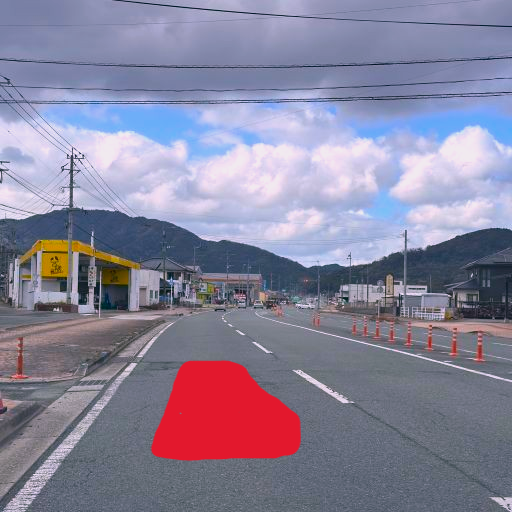
%> input picture change/evaluation/road_i_7.bmp, 512 x 512 px
$ octave road_VAE_test_8.m   (GNU Octave 9; MATLAB toolbox functions it lacks are replaced by stand-ins)
%> lines starting %> are read from the running program, lines starting %| are printed output that depends on the picture
### change/evaluation/Neuralnetwork2_forward_VAE_8.m
% OX (Circle or Cross) Judgement Program (Variational Auto Encoder)
% LSI Design Contest in Okinawa 2024
%
% Neuralnetwork_forward_VAE function
%  Forward process
%
% Input:
%           X : Input data
%           w12_mean : Weight (Input Layer to Hidden Layer (Mean): Encoder)
%           w12_var : Weight (Input Layer to Hidden Layer (Variance): Encoder)
%           w23 : Weight (Hidden Layer to Output Layer: Decoder)
%           b2_mean : Bias (Hidden Layer, Mean)
%           b2_var : Bias (Hidden Layer, Variance)
%           b3 : Bias (Output Layer)
%
% Output:
%           z2_mean : Hidden Layer
%           z2_var : Hidden Layer
%           a2_mean : Hidden Layer (潜在変数: latent variable)
%           a2_var : Hidden Layer (潜在変数: latent variable)
%           z : 潜在変数: latent variable
%           z3 : Output Layer
%           a3 ; Output Layer
%
% Requrired : OX_judge_VAE.m, Neuralnetwork_VAE.m,
% Neuralnetwork_forward_VAE.m, Neuralnetwork_generate_VAE.m
%
% see also OX_judge_VAE, Neuralnetwork_VAE, Neuralnetwork_forward_VAE, Neralnetwork_generate_VAE.
%
function [z2_mean,z2_var, a2_mean, a2_var,z,z3,a3, a3_fixed_d] = Neuralnetwork2_forward_VAE_8(X,w12_mean,w12_var,w23,b2_mean,b2_var,b3)

z2_mean = w12_mean * X + b2_mean;                      % 中間層（隠れ層）の重み付き入力        input weight for hidden layer
z2_var = w12_var * X + b2_var;                      % 中間層（隠れ層）の重み付き入力

z2_mean = z2_mean/16;
z2_var = z2_var/16;
% [7 lines of commented-out code are left out]

a2_mean = z2_mean;
% Softplus 関数（ソフトプラス関数）
% Sofplus関数の微分は，Sigmoid関数
a2_var = log(1+exp(z2_var));

eps = randn(size(z2_mean));
z = a2_mean + sqrt(a2_var).*eps;

z_fixed = fi(z, 1, 8, 3);
z_fixed_d = double(z_fixed);

% ノーマルの計算
z3 = w23 * z + b3;                     % 復元層（出力層）の重み付き入力        input weight for hidden layer
z3 = z3/16.0;
a3= 1.0001 ./(1+exp(-z3));                    % 復元層の出力                output for hidden layer

% 固定小数点数の計算
z3_fixed_d = w23 * z_fixed_d + b3;
z3_fixed_d = z3_fixed_d / 16.0;
a3_fixed_d = 1.0001 ./ (1 + exp(-z3_fixed_d));


% [4 lines of commented-out code are left out]
end

### change/evaluation/road_VAE_test_8.m
%% 今まで作成したプログラムを結合させたものを作成

%% 初期データリセット
clear; close all;

%% 道路画像を入力し，道路情報のみを保存する部分
% 道路画像(GRBカラー)
img_in = double(imread("road_i_7.bmp"));

% カラー画像を白黒に変換
img_gray = 0.299*img_in(:,:,1) + 0.587*img_in(:,:,2) + 0.114*img_in(:,:,3);
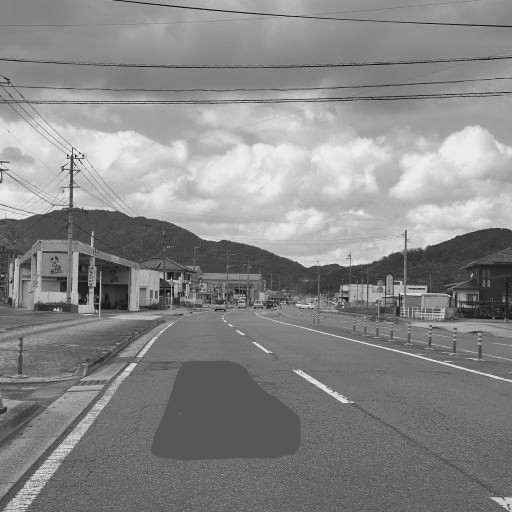
%> img_gray: size 512x512 double; min 8.98, max 236.7, mean 136.3

%imwrite(uint8(img_gray), "img_g_7.bmp");

figure()
% 元画像の表示
subplot(1,2,1);
imshow(uint8(img_in));
title("original image");
% 白黒画像の表示
subplot(1,2,2);
imshow(uint8(img_gray));
title("gray image");


%% 画像をブロック化
% 画像全てと道路のみの画像をブロック化する
% ブロックに変えるサイズ設定(変更可能にする予定)
size_b = 16;

size_x = size(img_gray,2)/size_b;
%> size_x = 32
size_y = size(img_gray,1)/size_b;
%> size_y = 32

% 初期値設定
count = 1;
block_all = zeros(size_b, size_b, size_x*size_y);

% グレー画像をブロック化
for i = 1:size_y
    for j = 1:size_x
        block_all(:,:,count) = img_gray((i-1)*size_b+1:i*size_b, (j-1)*size_b+1:j*size_b);
        count = count + 1;
        flag = 0;
    end
end
%> after the loop, count = 1025

%% VAEの部分
% VAEの学習は別のファイルで行っている
% この部分は学習済みVAEを利用している

rng(2025);          % Set random seed.

block_all_size = size(block_all,3);
%> block_all_size = 1024

% すべての画像をNew64_2に格納
New64_2(:,:,:) = block_all/255.0;

%% テストデータの入力
for i = 1:1024
    TestData(:,i) = reshape(New64_2(:,:,i)', size_b*size_b,1);
    TLabelData(:,i) = TestData(:,i);
end
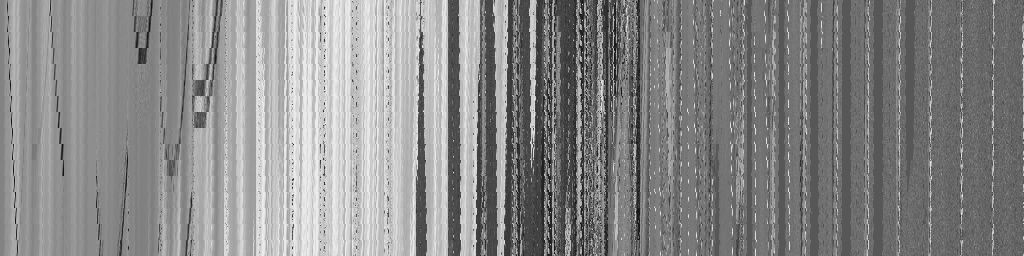
%> TLabelData: size 256x1024 double; min 0.0352, max 0.928, mean 0.535
%> the run ends on the next line

% VAEの情報ロード
load("vae_model.mat");


X = TestData;
[z2_mean,z2_var, a2_mean, a2_var,z,z3,a3, a3_fixed_d] = Neuralnetwork2_forward_VAE_8(X,w12_mean,w12_var,w23,b2_mean,b2_var,b3);
